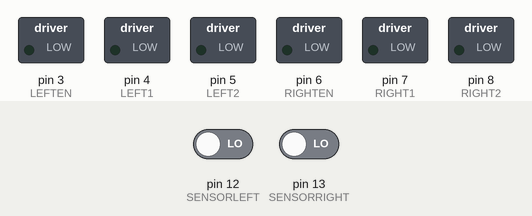
Recording of a sketch running on a simulated Arduino Mega 2560, built with avr-gcc and run on an emulated ATmega2560. Parts: switched loads named in the sketch (green lamp = pin HIGH). The test bench sets the inputs (shaded band); at power-on: pin 12 (SENSORLEFT) LOW, pin 13 (SENSORRIGHT) LOW. The modem accepts every AT command (registered, SIM ready, sends succeed) and sends nothing else; what the sketch prints to the serial monitor is not drawn.

Above: at 7.2 s.
7.3 s: pin 12 (SENSORLEFT) driven HIGH
At 10.16 s:
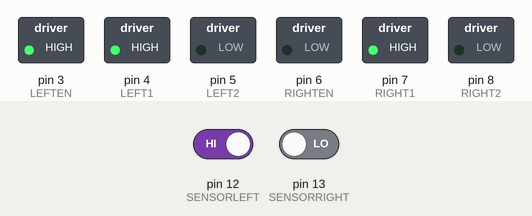
10.3 s: pin 13 (SENSORRIGHT) driven HIGH
At 11.5 s:
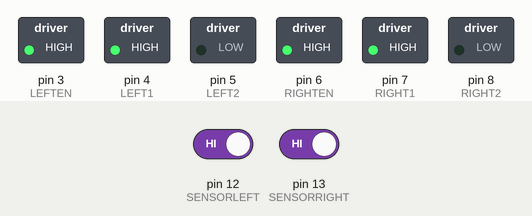
11.8 s: pin 12 (SENSORLEFT) driven LOW
At 12.5 s:
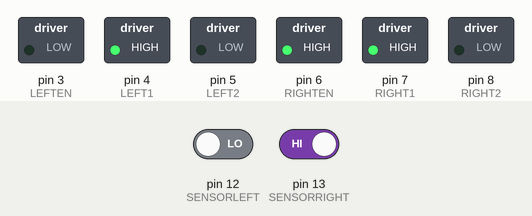
13.3 s: pin 13 (SENSORRIGHT) driven LOW
At 13.6 s:
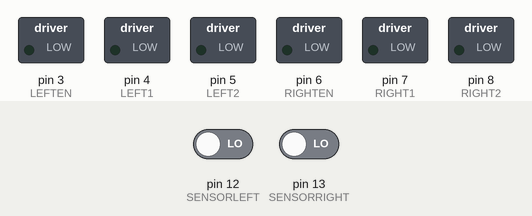
Timing chart, 0 to 15.8 s (numbered marks = the images above; inputs shaded):
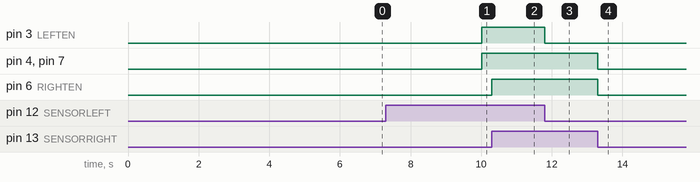

Measured:
- after the input at 7.3 s, pin 3 (LEFTEN), pin 4 (LEFT1), pin 7 (RIGHT1): LOW → HIGH after 2.7 s
- after the input at 10.3 s, pin 6 (RIGHTEN): LOW → HIGH at once
- after the input at 11.8 s, pin 3 (LEFTEN): HIGH → LOW at once
- after the input at 13.3 s, pin 4 (LEFT1), pin 6 (RIGHTEN), pin 7 (RIGHT1): HIGH → LOW at once

The sketch:

ESP_Motor.ino
```cpp
#include "SoftwareSerial.h"

SoftwareSerial esp(10, 11); //defining a software port on Arduino to connect the ESP-01 WiFi Modules  (rx,tx)

const int LEFTEN = 3;
const int LEFT1 = 4;
const int LEFT2 = 5;

const int RIGHTEN = 6;
const int RIGHT1 = 7;
const int RIGHT2 = 8;
int SENSORLEFT = 12;
int SENSORRIGHT = 13;


void setup() {
  //ESP Setup

  Serial.begin(115200);
  Serial.write("start.....\n");
  esp.begin(115200);
  esp.write("AT+RST\r\n"); //Reset the old settings in ESP-01
  Serial.write(esp.read());
  delay (1000);
  esp.write("ATE0\r\n"); //Disable ECHO
  delay (1000);
  esp.write("AT+CWMODE=2\r\n"); // Set as Access Point Mode
  delay(1000);
  esp.write("AT+CIFSR\r\n"); //Get Server IP and MAC Address
  delay(1000);
  esp.write("AT+CIPMUX=1\r\n");//Set for Multiple Client connection
  delay(1000);
  esp.write("AT+CIPSERVER=1,80\r\n"); //Set as server mode and make a port
  delay(1000);

  //Motor Setup
pinMode(LEFTEN,OUTPUT);
pinMode(LEFT1,OUTPUT);
pinMode(LEFT2,OUTPUT);
pinMode(RIGHTEN,OUTPUT);
pinMode(RIGHT1,OUTPUT);
pinMode(RIGHT2,OUTPUT);
pinMode(SENSORLEFT,INPUT);
pinMode(SENSORRIGHT,INPUT);
Serial.begin(115200);
 //charging IR setup
 pinMode(50,INPUT);
 digitalWrite(50,HIGH);

}

void loop() {

  if (esp.available()) //to detect nodes

  {
    char c = esp.read(); //reading the data received from Client
     Serial.write(c);
    if(esp.find("IPD")) { Serial.println("Node call"); }
    delay(3000);
    STOP();}
    else {motor();}
    }


void FRONT() {
  // put your main code here, to run repeatedly:

digitalWrite(LEFTEN,HIGH);//EN HIGH
digitalWrite(LEFT1,HIGH);//LEFT1 HIGH
digitalWrite(LEFT2,LOW);//LEFT2 LOW
digitalWrite(RIGHTEN,HIGH);//EN HIGH
digitalWrite(RIGHT1,HIGH);//LEFT1 HIGH
digitalWrite(RIGHT2,LOW);//LEFT2 LOW
}

void LEFT() {
  // put your main code here, to run repeatedly:

digitalWrite(LEFTEN,LOW);//LEFT EN LOW
digitalWrite(LEFT1,HIGH);//LEFT1 HIGH
digitalWrite(LEFT2,LOW);//LEFT2 LOW
digitalWrite(RIGHTEN,HIGH);//EN HIGH
digitalWrite(RIGHT1,HIGH);//LEFT1 HIGH
digitalWrite(RIGHT2,LOW);//LEFT2 LOW
}


void RIGHT() {
  // put your main code here, to run repeatedly:

digitalWrite(LEFTEN,HIGH);//LEFT EN LOW
digitalWrite(LEFT1,HIGH);//LEFT1 HIGH
digitalWrite(LEFT2,LOW);//LEFT2 LOW
digitalWrite(RIGHTEN,LOW);//EN HIGH
digitalWrite(RIGHT1,HIGH);//LEFT1 HIGH
digitalWrite(RIGHT2,LOW);//LEFT2 LOW
}

void STOP() {
  digitalWrite(LEFTEN,LOW);//LEFT EN LOW
  digitalWrite(RIGHTEN,LOW);//LEFT EN LOW
  digitalWrite(LEFT1,LOW);//LEFT1 HIGH
digitalWrite(LEFT2,LOW);//LEFT2 LOW
digitalWrite(RIGHT1,LOW);//LEFT1 HIGH
digitalWrite(RIGHT2,LOW);//LEFT2 LOW


}

void motor() {
  int SLV=digitalRead(SENSORLEFT);
  int SRV=digitalRead(SENSORRIGHT);
  Serial.println( SLV);Serial.println( SRV);

  if(SLV ==1 && SRV==1)
  {

    Serial.print("front");
    FRONT();
    }
    if(SLV ==0 && SRV==1)
  {
        Serial.print("left");
    LEFT();
    }
    if(SLV ==1 && SRV==0)
  {
        Serial.print("right");
    RIGHT();
    }
if(SLV ==0 && SRV==0)
  {
        Serial.print("stop");
    STOP();
    }

}
```
